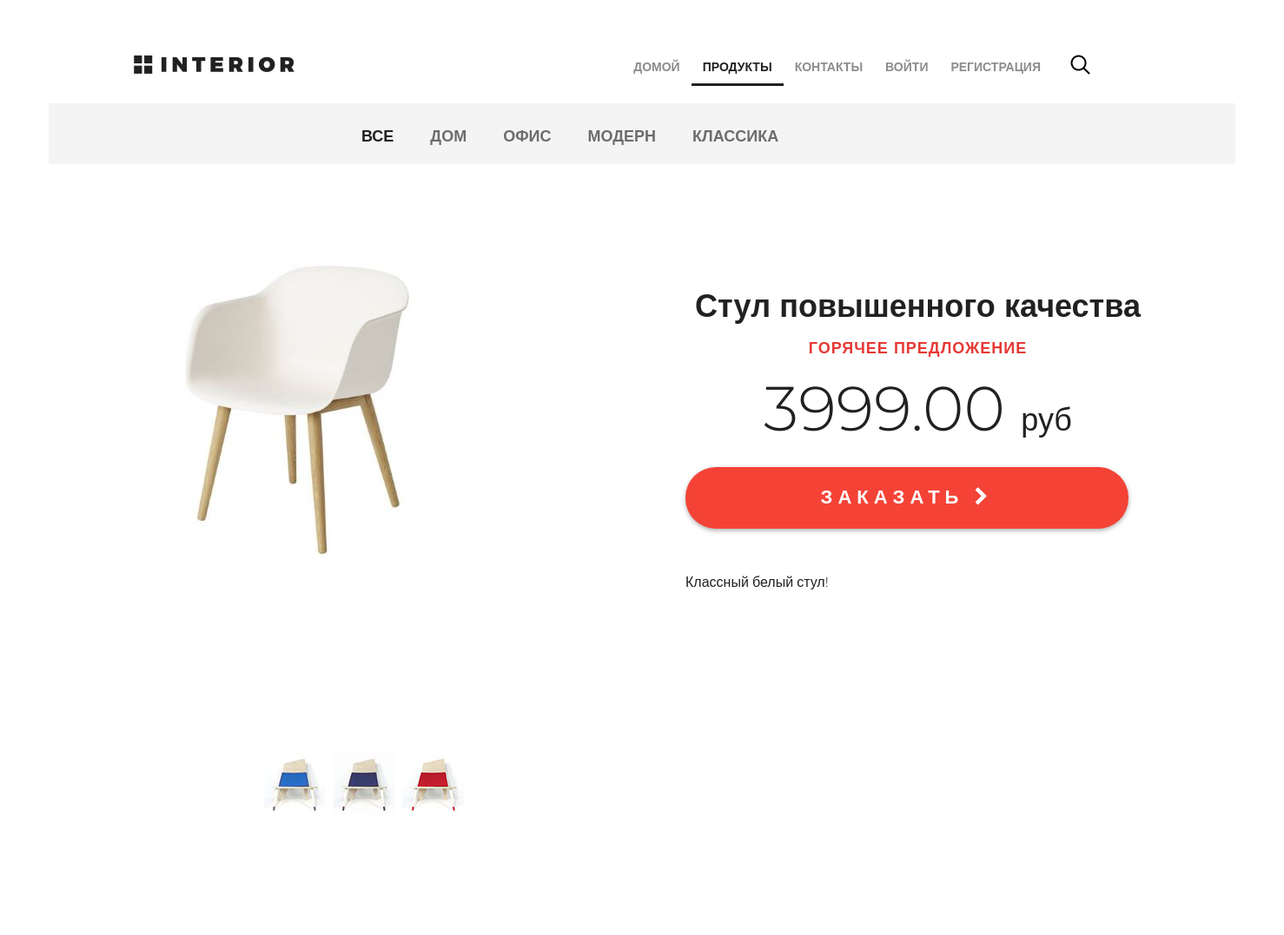
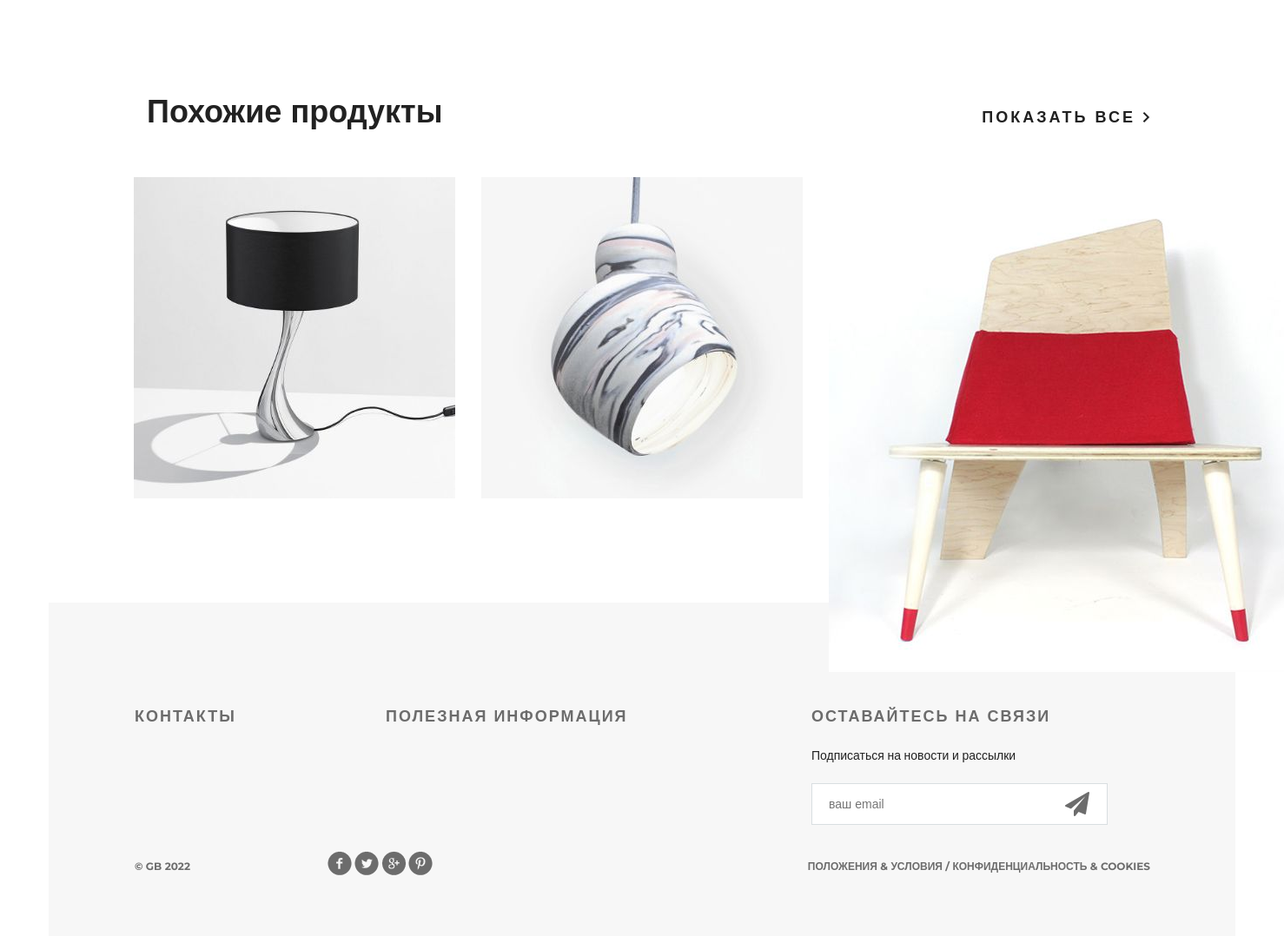
/products/, run on an earlier commit of the app's database (2 pictures, top to bottom).
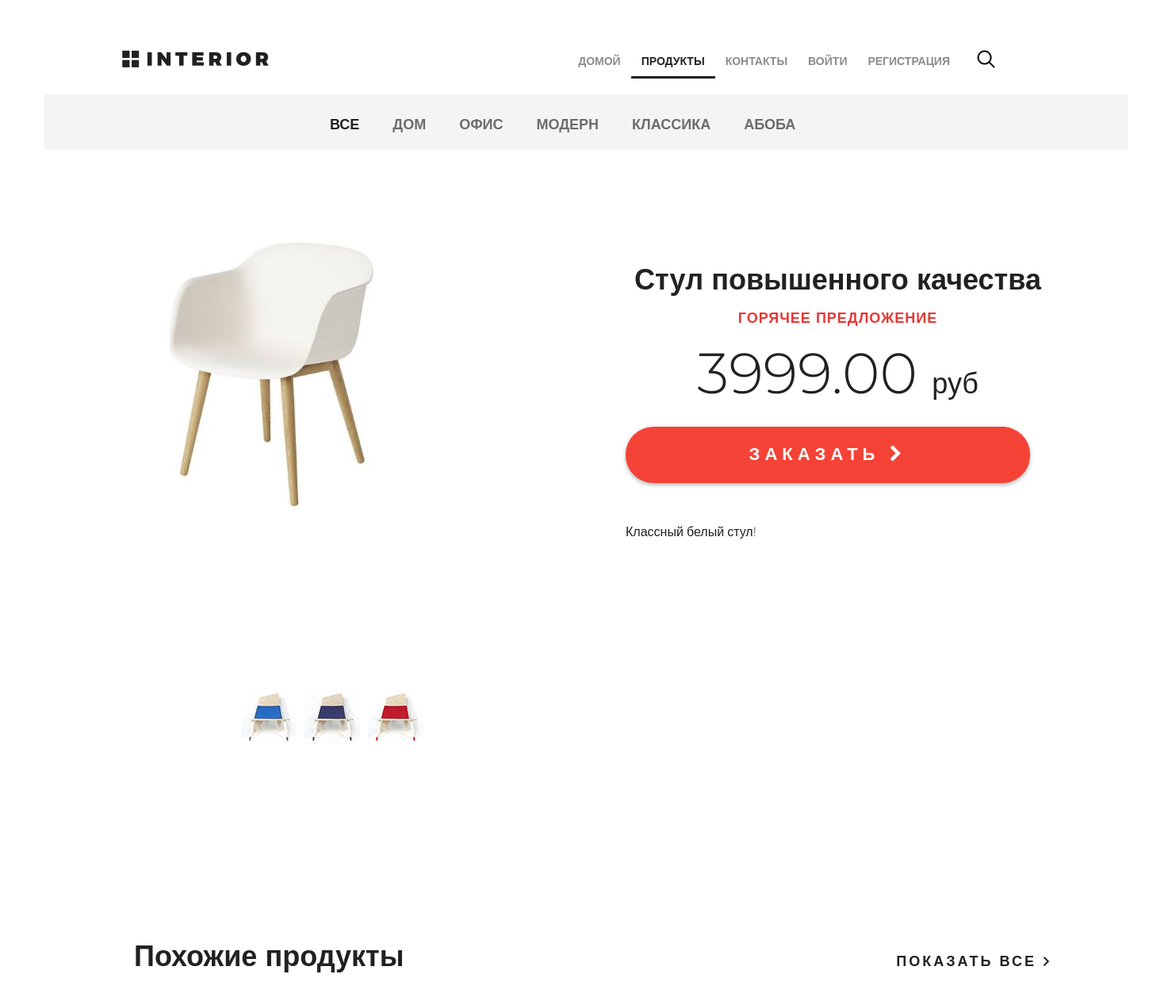
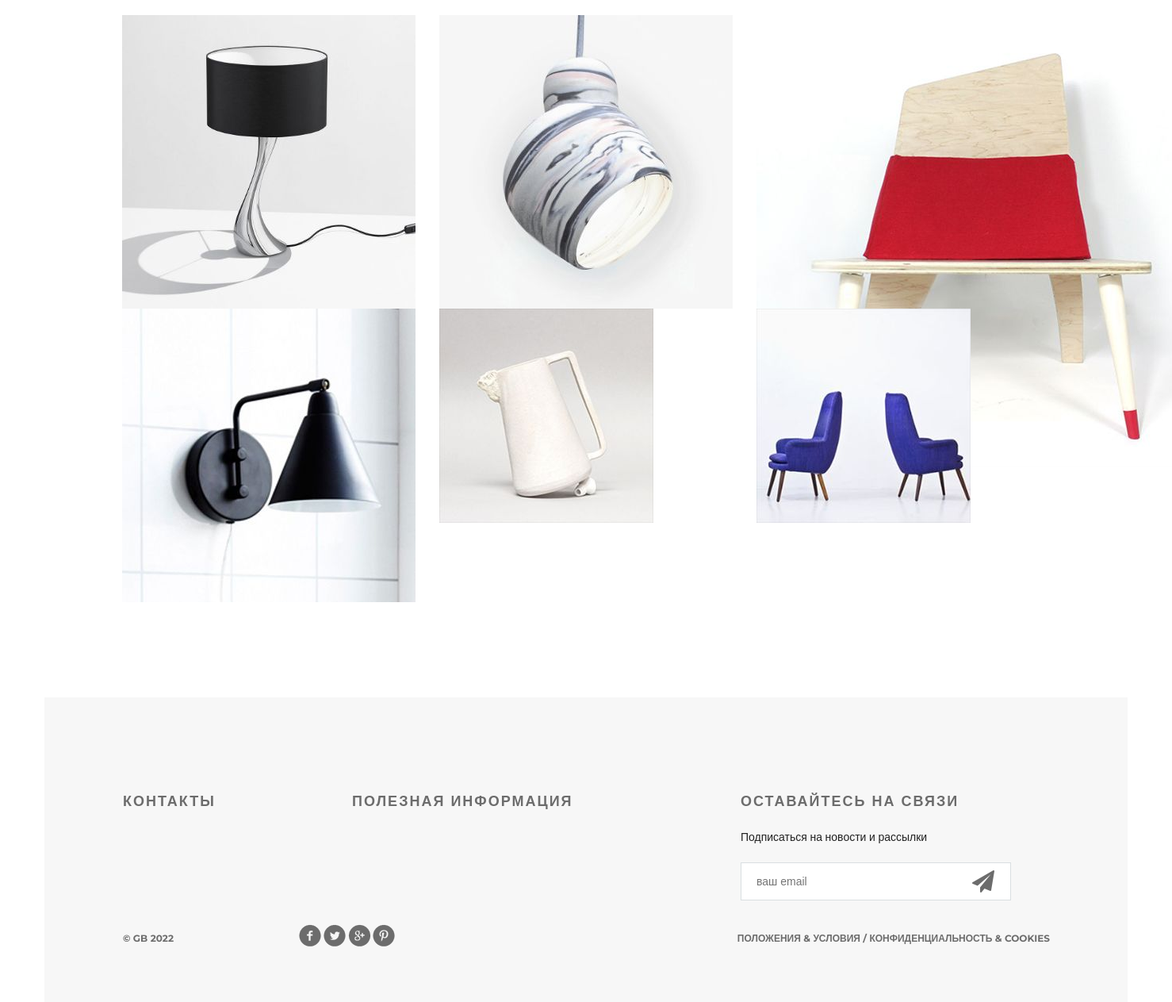
And on a later commit of the database (2 pictures, top to bottom).
### mainapp/models.py (models this page shows, shortened)
class Category(models.Model):
    name = models.CharField(max_length=25)
    description = models.CharField(max_length=140, blank=True)
    is_active = models.BooleanField(default=True)

class Product(models.Model):
    name = models.CharField(max_length=25)
    description = models.TextField(max_length=140, blank=True)
    image = models.ImageField(upload_to='product_images')
    category = models.ForeignKey(Category, on_delete=models.DO_NOTHING)
    price = models.DecimalField(max_digits=8, decimal_places=2, default=0)
    is_active = models.BooleanField(default=True)

### mainapp/views.py (the view)
# urls.py: path("products/", mainapp.products, name='products'),
def products(request, page=1):
    products = Product.objects.all()
    categories = Category.objects.all()
    hot_product = random.choice(products)
    products = products.exclude(pk=hot_product.pk)
    return render(request, 'mainapp/products.html', context={
        'title': "Продукты",
        'products': products,
        "hot_product":hot_product,
        'categories': categories
    })

### mainapp/templatetags/tags.py (called while the page is built)
@register.simple_tag
def current_year():
    return datetime.datetime.now().year

### mainapp/templates/mainapp/products.html (shortened to what this page needs)
{% extends 'mainapp/includes/base.html' %}
{% load static %}
{% block content %}
	<div class="container">
		<div class="hero-white">
			{% include 'mainapp/includes/main_manu_inc.html' %}
		</div>
		<div class="details">
			{% include 'mainapp/includes/category_inc.html' %}
			<div class="details-products">
				<div class="details-slider">
					<div class="slider-product">
						<img src="{{hot_product.image.url}}">
					</div>
					<div class="slider-control">
						<div class="block">
							<a href="#"><img src="{% static 'img/controll.jpg' %}" alt="">
							</a>
						</div>
						<div class="block">
							<a href="#"><img src="{% static 'img/controll1.jpg' %}" alt="">
							</a>
						</div>
						<div class="block">
							<a href="#"><img src="{% static 'img/controll2.jpg' %}" alt="">
							</a>
						</div>
					</div>
				</div>
				<div class="description">
					<h3 class="big-bold">{{hot_product.name}}</h3>
					<h3 class="red">горячее предложение</h3>
					<p class="price"> {{hot_product.price}} <span>руб</span></p>
					<a href="{% url 'basket:add' hot_product.id %}" class="red-button">
						заказать <i class="fa fa-chevron-right" aria-hidden="true"></i>
					</a>
					<div class="description-text">
						{{hot_product.description|linebreaks}}
					</div>
				</div>
			</div>
			<div class="related">
				<div class="title clearfix">
					<h2>Похожие продукты</h2>
					<a class="explore" href="#">показать все <img src="{% static 'img/arrow.png' %}" alt=""></a>
				</div>
				<div class="related-products clearfix">
					{% include "mainapp/includes/product_inc.html"%}
				</div>
			</div>
		</div>
{% endblock %}

### mainapp/templates/mainapp/includes/base.html (shortened to what this page needs)
{% load static %}
{% load tags %}
<!DOCTYPE html>
<html>
<head>
	<link rel="stylesheet" type="text/css" href="{% static 'style.css' %}">
	<link rel="stylesheet" href=" {% static 'font-awesome.css' %}">
</head>
<body>
	<div class="container">
		{% block content %}
        {% endblock %}
		<div class="clr"></div>
	</div>
    <div class="footer">
        <div class="clearfix">
            <div class="text-footer">
                <h3>контакты</h3>
            </div>
            <div class="text-footer">
                <h3>полезная информация</h3>
            </div>
            <div class="text-footer clearfix">
                <h3>Оставайтесь на связи</h3>
                <p>Подписаться на новости и рассылки</p>
                <form>
                    <input type="email" name="email" placeholder="ваш email">
                    <a href="#"><i class="fa fa-paper-plane fa-2x" aria-hidden="true"></i></a>
                </form>
            </div>
        </div>
        <p class="small">&copy; GB {% current_year %}</p>
        <div class="social">
            <a href="#" class="social1"></a>
            <a href="#" class="social2"></a>
            <a href="#" class="social3"></a>
            <a href="#" class="social4"></a>
        </div>
        <p class="small">Положения &amp; Условия  /  Конфиденциальность &amp; Cookies</p>
    </div>
</body>
</html>

### mainapp/templates/mainapp/includes/main_manu_inc.html
<div class="header clearfix">
				<a href="/" class="logo"></a>
				<ul class="menu">
					<li><a href="{% url 'main' %}" class="{% if request.resolver_match.url_name == 'main' %} active {% endif %}">домой</a></li>
					<li><a href="{% url 'products' %}" class="{% if request.resolver_match.url_name == 'products' %} active {% endif %}">продукты</a></li>
					<li><a href="{% url 'contact' %}" class="{% if request.resolver_match.url_name == 'contact' %} active {% endif %}">контакты</a></li>
					{% if request.user.is_authenticated %}
					<li><a href = "{% url 'auth:edit'%}">{{user.username}}</a></li>
					<li><a href = "{% url 'basket:view'%}">Корзина ({{request.user.basket.sum}})</a></li>
					{% if request.user.is_superuser %}
					<li><a href = "{% url 'adminka:view_users' %}">Админка</a></li>
					{%endif%}
					<li><a href = "{% url 'auth:logout'%}"> Выйти</a></li>
					{% else %}
					<li><a href = "{% url 'auth:login' %}">Войти </a></li>
					<li><a href = "{% url 'auth:register' %}">Регистрация </a></li>
					{% endif %}
				</ul>
				<a href="#" class="search"></a>
                <a href="#" class="basket"></a>
			</div>

### mainapp/templates/mainapp/includes/category_inc.html
<div class="links clearfix">
	<ul class="links-menu">
		{% with url_name=request.resolver_match.url_name %}
		{% with category_id=request.resolver_match.kwargs.pk %}
		<li><a href="{% url 'products' %}" class="{% if url_name == 'products' %}active{% endif %}">все</a></li>
		{% for category in categories %}
			<li><a href="{% url 'category' category.id %}" class="{% if url_name == 'category' and category_id == category.id %}active{% endif %}">{{category.name}}</a></li>
		{% endfor %}
		{% endwith %}
		{% endwith %}
	</ul>
</div>

### mainapp/templates/mainapp/includes/product_inc.html (shortened to what this page needs)
{% load static%}
{% for product in products %}
					<div class="block">
						<a href="{% url 'product' product.id %}"><img src="/media/{{ product.image }}" alt="">
						</a>
					</div>
{% endfor %}

What changed in the data, as far as the page shows it:
added Category: name "АБОБА"
added Product: image (picture)
added Product: image (picture)
added Product: image (picture)
